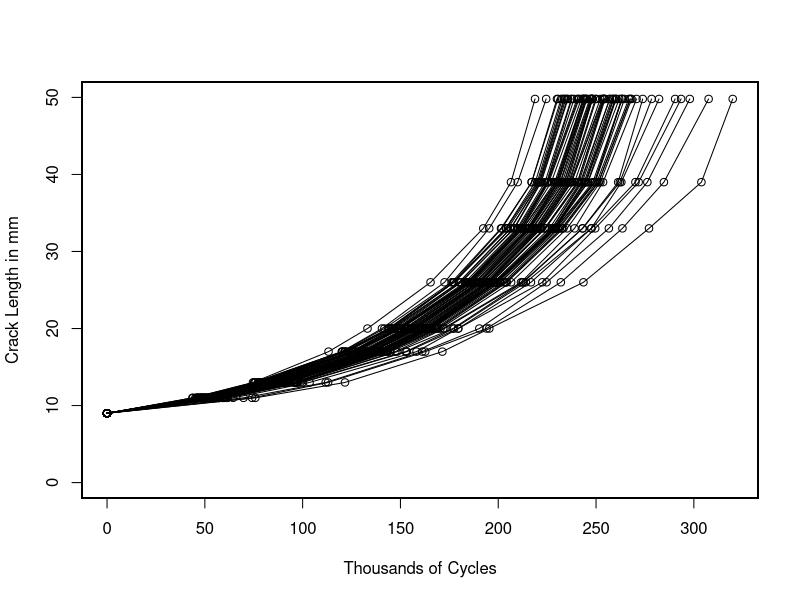
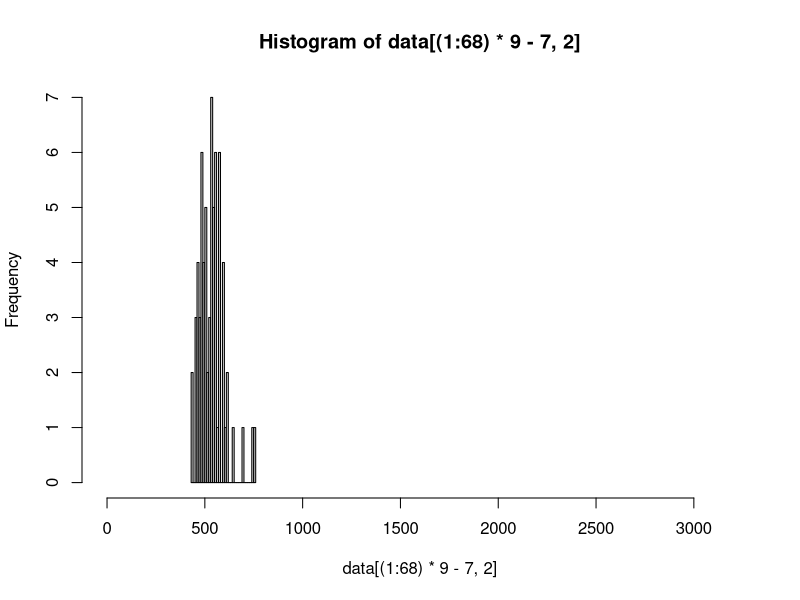
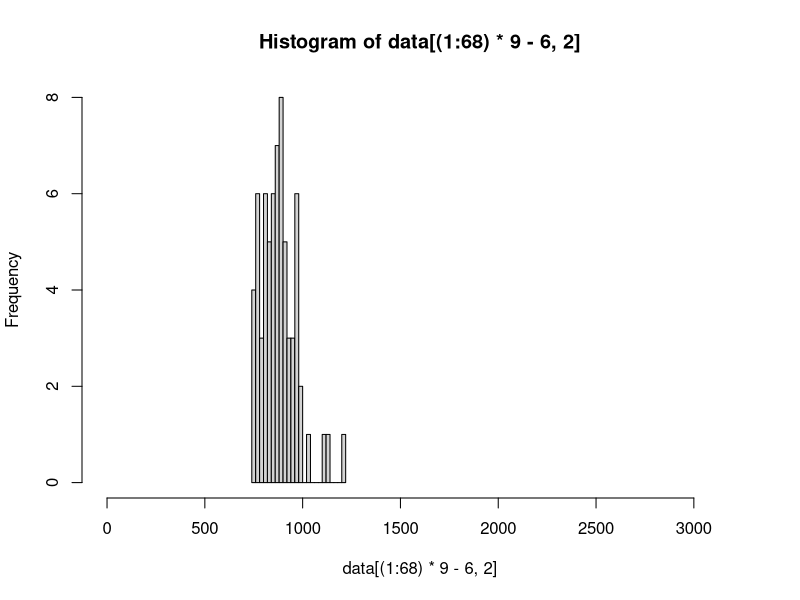
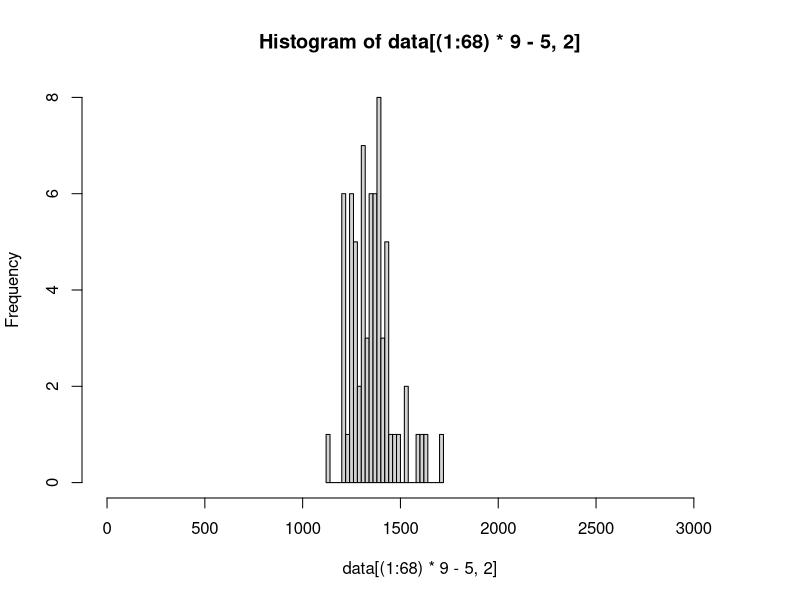
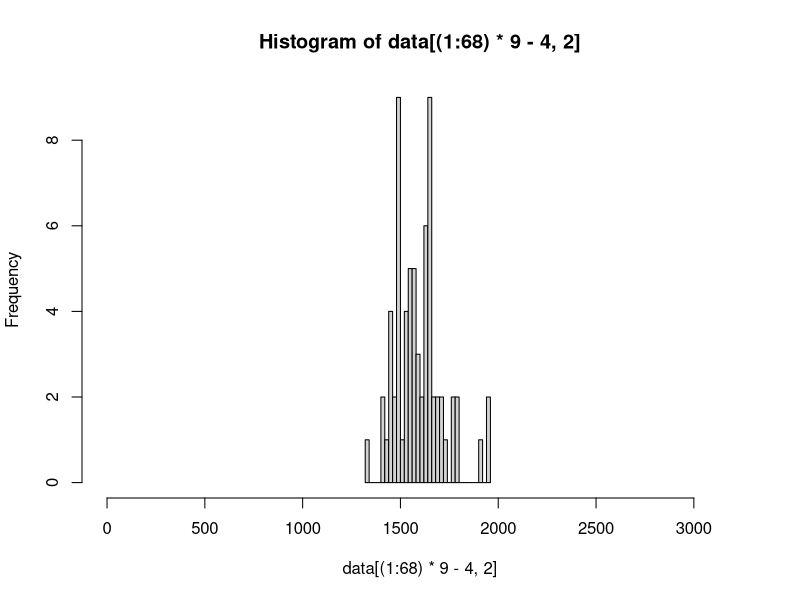
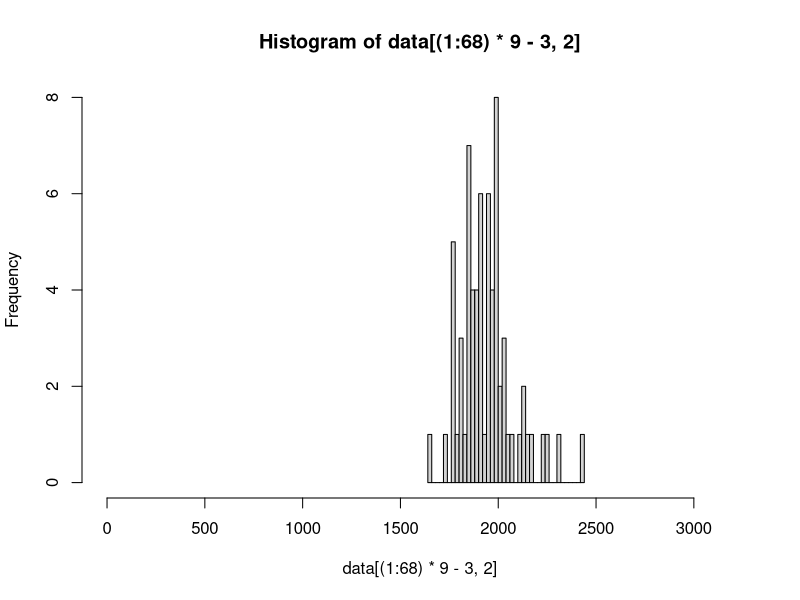
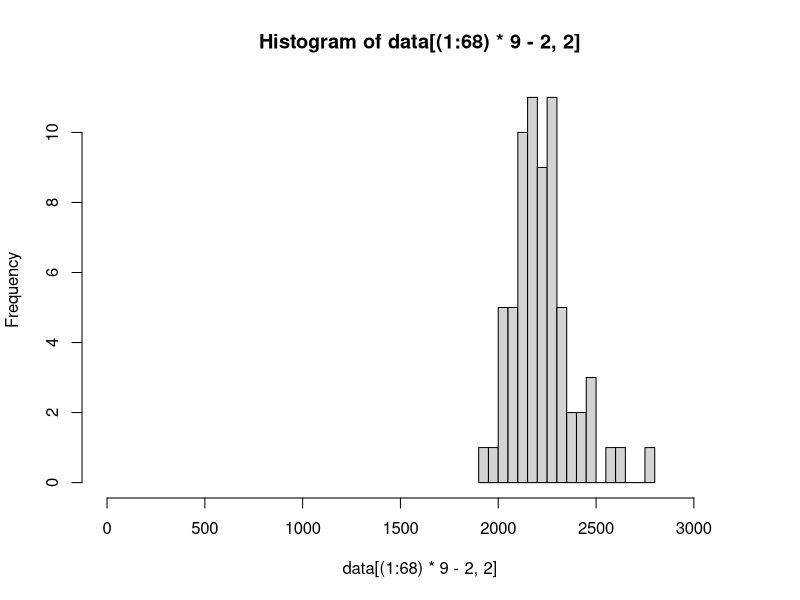
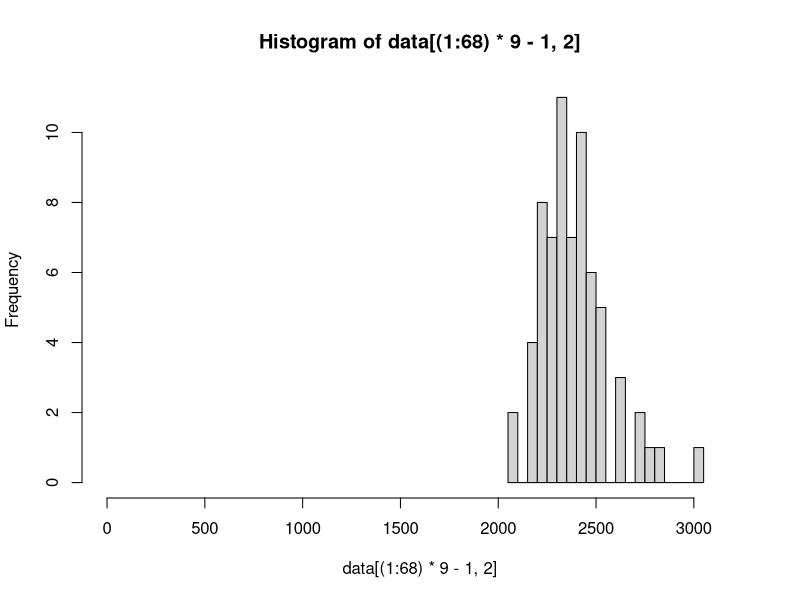

These figures' R source, in order:
setwd('C:/Users/rlw86/Box/Statistics-RLW86/Statistics Research/Degradation Reliability/Application')

rawData <- read.csv('VirklerData-Raw.csv')

data <- matrix(NA,ncol=3,nrow=68*9)
colnames(data) <- c('Item Number','Cycles x 1000','Length -- mm')

data[,1] <- rep(1:68,each=9)
data[,3] <- rep(c(9,11,13,17,20,26,33,39,49.8),68)
  
for (i in 1:68) {
  data[(i-1)*9+(1:9),2] <- t(3200*(rawData[i,2:10]-rawData[i,2])/(rawData[i,11]-rawData[i,2]))
}
data

plot(data[1:9,2]/10,data[1:9,3],xlim=c(0,320),ylim=c(0,50),ylab='Crack Length in mm',xlab='Thousands of Cycles')
par(new=T)
plot(data[1:9,2]/10,data[1:9,3],xlim=c(0,320),ylim=c(0,50),xlab='',ylab='',type='l',yaxt='n',xaxt='n')
for (i in 2:68) {
  par(new=T)
  plot(data[(i-1)*9+(1:9),2]/10,data[(i-1)*9+(1:9),3],xlim=c(0,320),ylim=c(0,50),xlab='',ylab='',yaxt='n',xaxt='n')
  par(new=T)
  plot(data[(i-1)*9+(1:9),2]/10,data[(i-1)*9+(1:9),3],xlim=c(0,320),ylim=c(0,50),xlab='',ylab='',type='l',yaxt='n',xaxt='n')
}


hist(data[(1:68)*9-7,2],br=30,xlim=c(0,3200))
hist(data[(1:68)*9-6,2],br=30,xlim=c(0,3200))
hist(data[(1:68)*9-5,2],br=30,xlim=c(0,3200))
hist(data[(1:68)*9-4,2],br=30,xlim=c(0,3200))
hist(data[(1:68)*9-3,2],br=30,xlim=c(0,3200))
hist(data[(1:68)*9-2,2],br=30,xlim=c(0,3200))
hist(data[(1:68)*9-1,2],br=30,xlim=c(0,3200))
hist(data[(1:68)*9-0,2],br=30,xlim=c(0,3200))

##############
# Splines

plot(data[1:9,2]/10,data[1:9,3],xlim=c(0,330),ylim=c(0,50),ylab='Crack Length in mm',xlab='Thousands of Cycles')
par(new=T)
tempFunct <- function(x) splinefun(x=data[1:9,2]/10,y=data[1:9,3])(x)
curve(tempFunct(x),xlim=c(0,330),ylim=c(0,50),xlab='',ylab='',type='l',yaxt='n',xaxt='n')
for (i in 2:68) {
  #  par(new=T)
  #  plot(data[(i-1)*9+(1:9),2]/10,data[(i-1)*9+(1:9),3],xlim=c(0,330),ylim=c(0,50),xlab='',ylab='',yaxt='n',xaxt='n')
  par(new=T)
  tempFunct <- function(x) splinefun(x=data[(i-1)*9+(1:9),2]/10,y=data[(i-1)*9+(1:9),3])(x)
  curve(tempFunct(x),xlim=c(0,330),ylim=c(0,50),xlab='',ylab='',type='l',yaxt='n',xaxt='n')
}

## Generating data with a random length

newdata <- matrix(NA,ncol=3,nrow=816)
for (i in 1:68) {
  newdata[(i-1)*12+(1:12),1] <- i
  newdata[(i-1)*12+(1:12),2] <- t(((1:12)*200))
  newdata[(i-1)*12+(1:12),3] <- t(splinefun(x=data[(i-1)*9+(1:9),2],y=data[(i-1)*9+(1:9),3])((1:12)*200))
}

# Remove some data to fit the mold of real data
#newdata <- newdata[which(newdata[,3]<49.8),]
smalldata <- NULL

for (i in 1:68) {
  indices <- which(newdata[,1]==i)
  limit <- TRUE
  for (j in indices) {
    if (limit) smalldata <- rbind(smalldata,newdata[j,])
    if (newdata[j,3] > 30) limit <- FALSE
  }
}

# Plot the data
tempFunct <- function(x) splinefun(x=data[1:9,2]/10,y=data[1:9,3])(x)
curve(tempFunct(x),xlim=c(0,330),ylim=c(0,50),ylab='Crack Length in mm',xlab='Thousands of Cycles',col='gray')
for (i in 2:68) {
  par(new=T)
  tempFunct <- function(x) splinefun(x=data[(i-1)*9+(1:9),2]/10,y=data[(i-1)*9+(1:9),3])(x)
  curve(tempFunct(x),xlim=c(0,330),ylim=c(0,50),xlab='',ylab='',type='l',yaxt='n',xaxt='n',col='gray')
}
par(new=T)
plot(smalldata[,2]/10,smalldata[,3],xlim=c(0,330),ylim=c(0,50),xlab='',ylab='',yaxt='n',xaxt='n')

abline(h=30)

######
# Saving the data

smalldata[,2] <- smalldata[,2]/10

write.csv(smalldata,file = "VirklerData.csv",row.names=F)





######## Extra

## Looking at the means
means <- matrix(NA,nrow=68,ncol=42)
for (i in 1:68) {
  means[i,] <- splinefun(x=data[(i-1)*9+(1:9),3],y=data[(i-1)*9+(1:9),2]/10)(9:50)
}
meanCycles <- apply(means,2,mean)
sdCycles <- apply(means,2,sd)
par(new=T);plot(meanCycles,9:50,type='l',col=2,xlim=c(0,330),ylim=c(0,50),xlab='',ylab='',yaxt='n',xaxt='n')
par(new=T);plot(meanCycles-1.96*sdCycles/sqrt(68),9:50,type='l',col=3,xlim=c(0,330),ylim=c(0,50),xlab='',ylab='',yaxt='n',xaxt='n')

